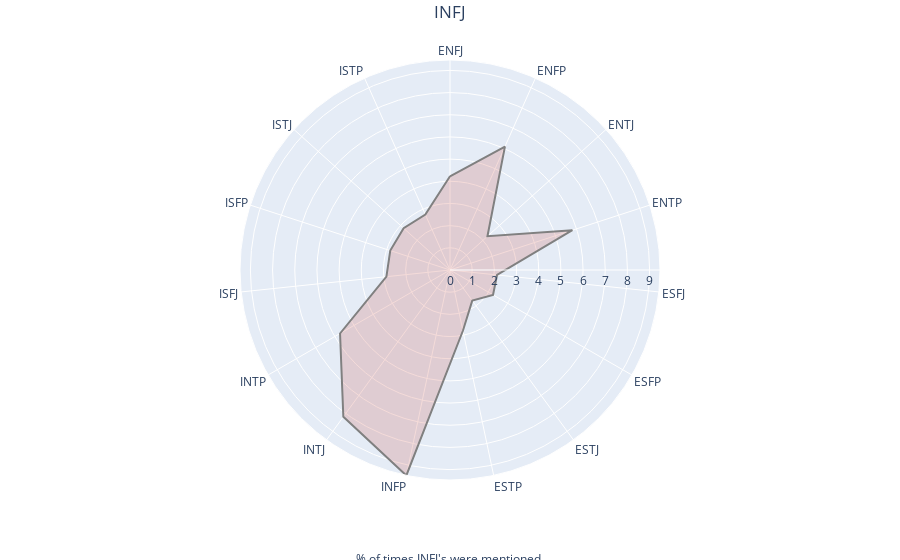
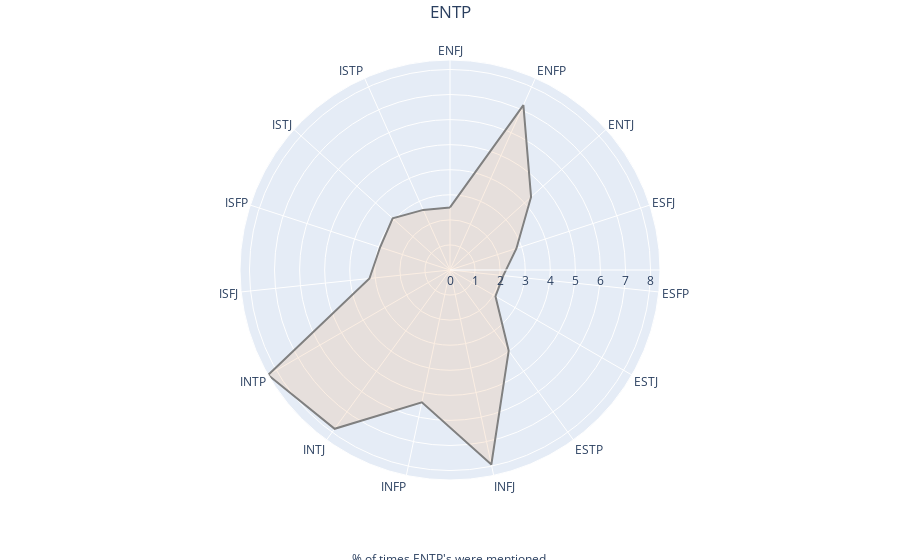
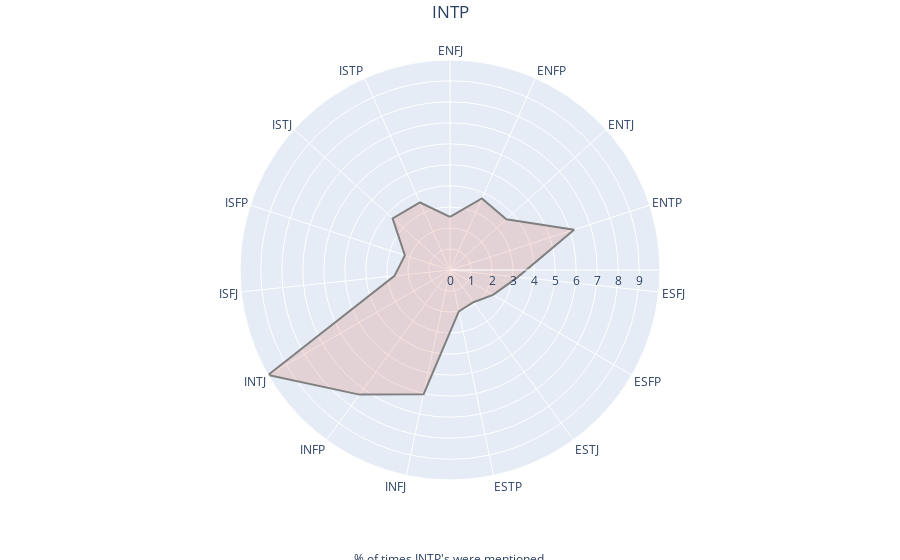
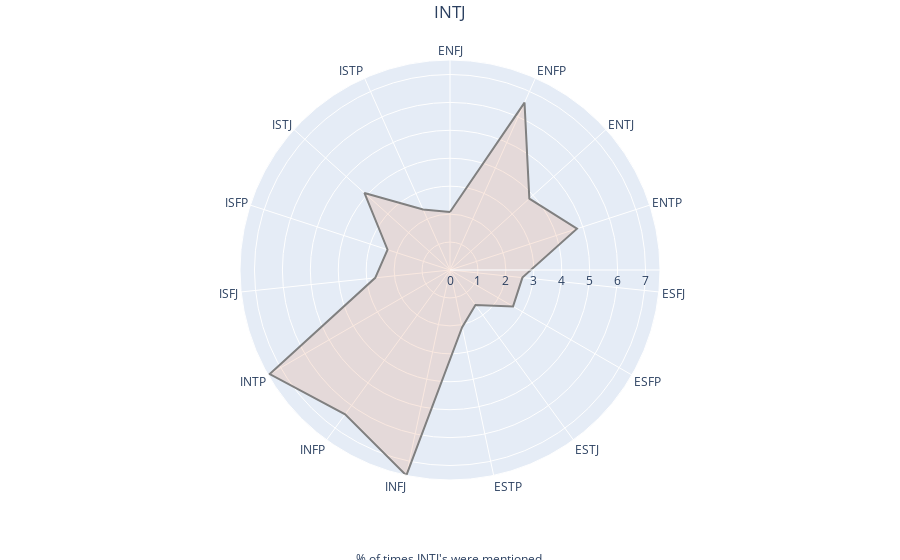

These figures' notebook cell, in order:
### Code cell
for mbti in types:
    mbti_type = mbti
    df_mbti = test1[(test1['type'] == mbti_type) & test1['value'] != 0]
    fig = px.line_polar(df_mbti, r='value', theta='variable', line_close=True)


    fig.update_traces(fill='toself', 
                      line=dict(color='grey'),
                      fillcolor=('rgba'+str(colors_types_rgb[mbti_type])[:-1]+', 0.2)'))

    fig.update_layout(title={'text': mbti_type,'y':0.99,'x':0.5,'xanchor': 'center', 'yanchor': 'top'},
                     annotations=[dict(x=0.5, y=-0.25, showarrow=False, 
                                       text="% of times "+mbti_type+"'s were mentioned <br>by other MBTI types")])


    plotly.offline.plot(fig, filename='Figures/Plotly_Radar/'+mbti_type+'plot', 
                        image='png', auto_open=False, image_width=1280, image_height=800)
    plt.tight_layout()

    fig.show()

### Figure 1 — Plotly figure (JSON) as saved in the notebook; plotly's stock layout.template omitted (floating-point values rounded to 4 significant figures)
{"data": [{"fill": "toself", "fillcolor": "rgba(198, 77, 67, 0.2)", "hovertemplate": "value=%{r}<br>variable=%{theta}<extra></extra>", "legendgroup": "", "line": {"color": "grey", "dash": "solid"}, "mode": "lines", "name": "", "r": [4.225, 6.091, 2.272, 5.804, 2.134, 2.24, 1.708, 2.8, 9.469, 8.183, 5.725, 2.883, 2.832, 2.814, 2.735, 4.225], "showlegend": false, "subplot": "polar", "theta": ["ENFJ", "ENFP", "ENTJ", "ENTP", "ESFJ", "ESFP", "ESTJ", "ESTP", "INFP", "INTJ", "INTP", "ISFJ", "ISFP", "ISTJ", "ISTP", "ENFJ"], "type": "scatterpolar"}], "layout": {"annotations": [{"showarrow": false, "text": "% of times INFJ's were mentioned <br>by other MBTI types", "x": 0.5, "y": -0.25}], "legend": {"tracegroupgap": 0}, "margin": {"t": 60}, "polar": {"angularaxis": {"direction": "clockwise", "rotation": 90}, "domain": {"x": [0, 1], "y": [0, 1]}}, "title": {"text": "INFJ", "x": 0.5, "xanchor": "center", "y": 0.99, "yanchor": "top"}}}

### Figure 2 — Plotly figure (JSON) as saved in the notebook; plotly's stock layout.template omitted (floating-point values rounded to 4 significant figures)
{"data": [{"fill": "toself", "fillcolor": "rgba(233, 171, 114, 0.2)", "hovertemplate": "value=%{r}<br>variable=%{theta}<extra></extra>", "legendgroup": "", "line": {"color": "grey", "dash": "solid"}, "mode": "lines", "name": "", "r": [2.496, 7.198, 4.351, 2.787, 2.137, 2.094, 3.984, 7.933, 5.394, 7.83, 8.378, 3.231, 2.932, 3.077, 2.624, 2.496], "showlegend": false, "subplot": "polar", "theta": ["ENFJ", "ENFP", "ENTJ", "ESFJ", "ESFP", "ESTJ", "ESTP", "INFJ", "INFP", "INTJ", "INTP", "ISFJ", "ISFP", "ISTJ", "ISTP", "ENFJ"], "type": "scatterpolar"}], "layout": {"annotations": [{"showarrow": false, "text": "% of times ENTP's were mentioned <br>by other MBTI types", "x": 0.5, "y": -0.25}], "legend": {"tracegroupgap": 0}, "margin": {"t": 60}, "polar": {"angularaxis": {"direction": "clockwise", "rotation": 90}, "domain": {"x": [0, 1], "y": [0, 1]}}, "title": {"text": "ENTP", "x": 0.5, "xanchor": "center", "y": 0.99, "yanchor": "top"}}}

### Figure 3 — Plotly figure (JSON) as saved in the notebook; plotly's stock layout.template omitted (floating-point values rounded to 4 significant figures)
{"data": [{"fill": "toself", "fillcolor": "rgba(214, 108, 84, 0.2)", "hovertemplate": "value=%{r}<br>variable=%{theta}<extra></extra>", "legendgroup": "", "line": {"color": "grey", "dash": "solid"}, "mode": "lines", "name": "", "r": [2.523, 3.726, 3.605, 6.207, 3.236, 2.365, 1.893, 2.014, 6.037, 7.326, 9.987, 2.656, 2.256, 3.672, 3.515, 2.523], "showlegend": false, "subplot": "polar", "theta": ["ENFJ", "ENFP", "ENTJ", "ENTP", "ESFJ", "ESFP", "ESTJ", "ESTP", "INFJ", "INFP", "INTJ", "ISFJ", "ISFP", "ISTJ", "ISTP", "ENFJ"], "type": "scatterpolar"}], "layout": {"annotations": [{"showarrow": false, "text": "% of times INTP's were mentioned <br>by other MBTI types", "x": 0.5, "y": -0.25}], "legend": {"tracegroupgap": 0}, "margin": {"t": 60}, "polar": {"angularaxis": {"direction": "clockwise", "rotation": 90}, "domain": {"x": [0, 1], "y": [0, 1]}}, "title": {"text": "INTP", "x": 0.5, "xanchor": "center", "y": 0.99, "yanchor": "top"}}}

### Figure 4 — Plotly figure (JSON) as saved in the notebook; plotly's stock layout.template omitted (floating-point values rounded to 4 significant figures)
{"data": [{"fill": "toself", "fillcolor": "rgba(226, 140, 100, 0.2)", "hovertemplate": "value=%{r}<br>variable=%{theta}<extra></extra>", "legendgroup": "", "line": {"color": "grey", "dash": "solid"}, "mode": "lines", "name": "", "r": [2.075, 6.559, 3.821, 4.78, 2.607, 2.607, 1.55, 2.095, 7.518, 6.389, 7.452, 2.692, 2.351, 4.123, 2.37, 2.075], "showlegend": false, "subplot": "polar", "theta": ["ENFJ", "ENFP", "ENTJ", "ENTP", "ESFJ", "ESFP", "ESTJ", "ESTP", "INFJ", "INFP", "INTP", "ISFJ", "ISFP", "ISTJ", "ISTP", "ENFJ"], "type": "scatterpolar"}], "layout": {"annotations": [{"showarrow": false, "text": "% of times INTJ's were mentioned <br>by other MBTI types", "x": 0.5, "y": -0.25}], "legend": {"tracegroupgap": 0}, "margin": {"t": 60}, "polar": {"angularaxis": {"direction": "clockwise", "rotation": 90}, "domain": {"x": [0, 1], "y": [0, 1]}}, "title": {"text": "INTJ", "x": 0.5, "xanchor": "center", "y": 0.99, "yanchor": "top"}}}
